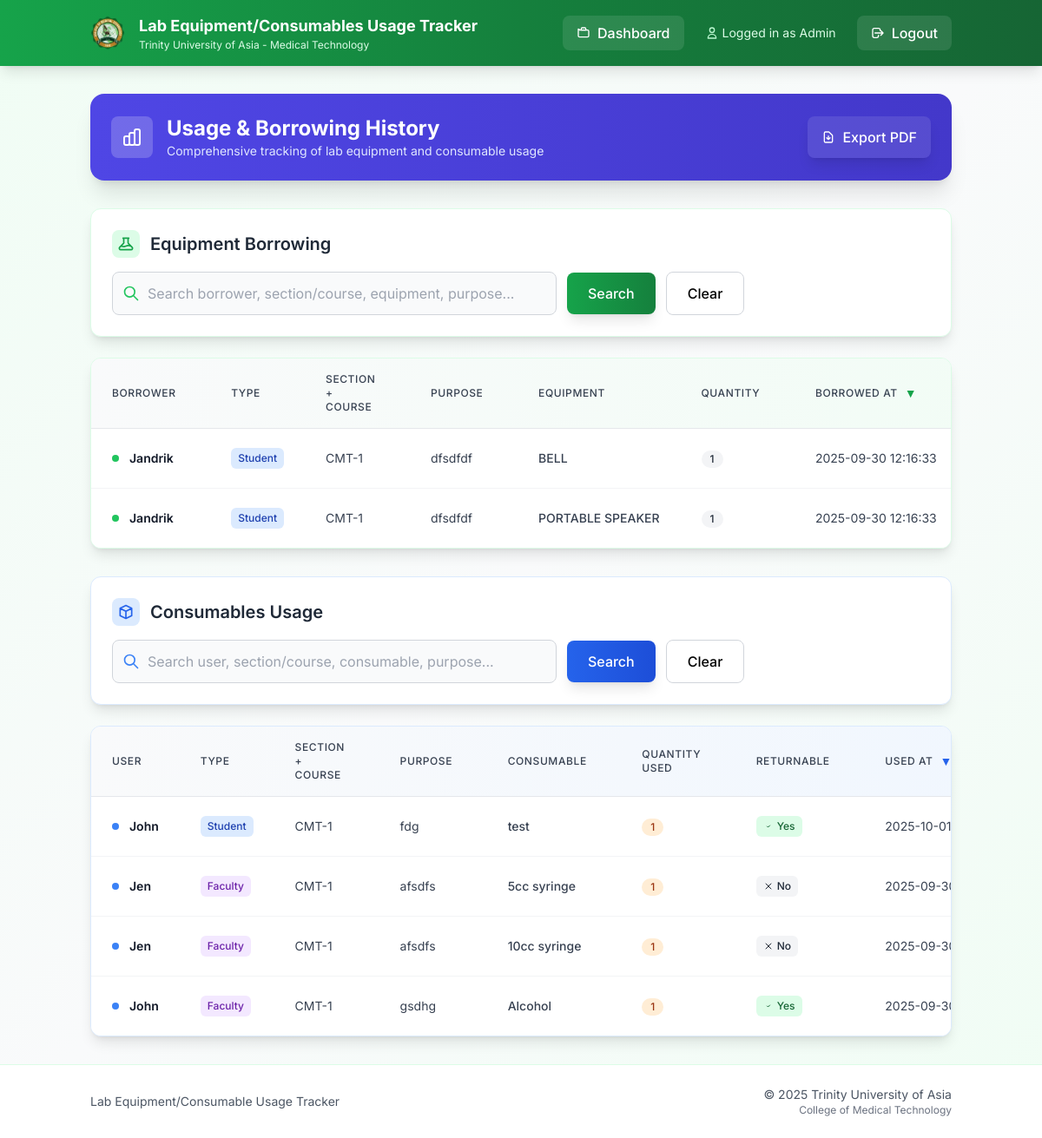
The app's page /history (signed in), older data.
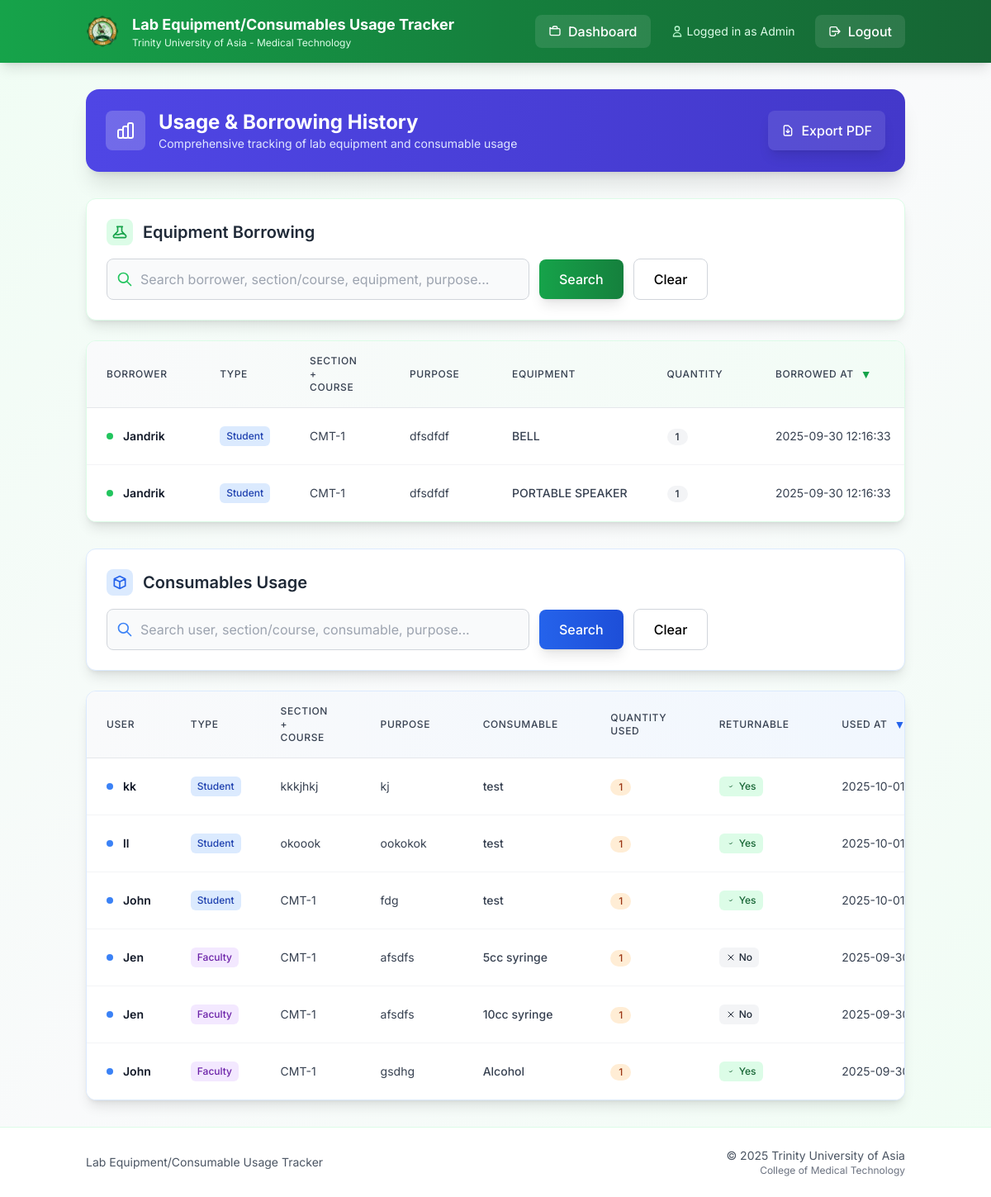
The same page, newer data.
### models.py (models this page shows)
class BorrowLog(db.Model):
    id = db.Column(db.Integer, primary_key=True)
    borrower_name = db.Column(db.String(100), nullable=False)
    borrower_type = db.Column(db.String(20), nullable=False)  # 'student' or 'faculty'
    section_course = db.Column(db.String(150), nullable=False)  # Combined section + course
    purpose = db.Column(db.Text, nullable=False)
    equipment_id = db.Column(db.Integer, db.ForeignKey('equipment.id'))
    quantity_borrowed = db.Column(db.Integer, default=1, nullable=False)
    borrowed_at = db.Column(db.DateTime, default=db.func.current_timestamp())
    returned_at = db.Column(db.DateTime, nullable=True)
    equipment = db.relationship('Equipment', backref='borrow_logs')

class Equipment(db.Model):
    id = db.Column(db.Integer, primary_key=True)
    description = db.Column(db.String(200), nullable=False)
    qty = db.Column(db.Integer)
    date_purchased = db.Column(db.String(20))
    serial_number = db.Column(db.String(100))
    brand_name = db.Column(db.String(100))
    model = db.Column(db.String(100))
    remarks = db.Column(db.String(100))
    location = db.Column(db.String(200))

class UsageLog(db.Model):
    id = db.Column(db.Integer, primary_key=True)
    user_name = db.Column(db.String(100), nullable=False)
    user_type = db.Column(db.String(20), nullable=False)  # 'student' or 'faculty'
    section_course = db.Column(db.String(150), nullable=False)  # Combined section + course
    purpose = db.Column(db.Text, nullable=False)
    consumable_id = db.Column(db.Integer, db.ForeignKey('consumable.id'))
    quantity_used = db.Column(db.Integer)
    used_at = db.Column(db.DateTime, default=db.func.current_timestamp())
    consumable = db.relationship('Consumable', backref='usage_logs')
    returned_at = db.Column(db.DateTime, nullable=True)

class Consumable(db.Model):
    id = db.Column(db.Integer, primary_key=True)
    balance_stock = db.Column(db.Integer)
    unit = db.Column(db.String(50))
    description = db.Column(db.String(200))
    expiration = db.Column(db.String(20))
    lot_number = db.Column(db.String(50))
    date_received = db.Column(db.String(20))
    items_out = db.Column(db.Integer)
    items_on_stock = db.Column(db.Integer)
    previous_month_stock = db.Column(db.Integer)
    units_consumed = db.Column(db.Integer)
    units_expired = db.Column(db.Integer)
    is_returnable = db.Column(db.Boolean, default=False, nullable=False)

### app.py (the view, shortened to what this page needs)
@app.route('/history')
def history():
    if session.get('role') not in ['admin', 'tech']:
        return redirect(url_for('dashboard'))
    b_q = request.args.get('b_q', '').strip()
    b_sort = request.args.get('b_sort', 'borrowed_at')
    b_dir = request.args.get('b_dir', 'desc').lower()
    b_dir = 'desc' if b_dir == 'desc' else 'asc'
    u_q = request.args.get('u_q', '').strip()
    u_sort = request.args.get('u_sort', 'used_at')
    u_dir = request.args.get('u_dir', 'desc').lower()
    u_dir = 'desc' if u_dir == 'desc' else 'asc'
    borrows_sortable = {'borrower_name', 'borrower_type', 'section_course', 'purpose', 'equipment', 'quantity_borrowed', 'borrowed_at', 'returned_at'}
    if b_sort not in borrows_sortable:
        b_sort = 'borrowed_at'
    b_query = BorrowLog.query.outerjoin(Equipment)
    if b_sort == 'equipment':
        b_sort_col = Equipment.description
    else:
        b_sort_col = getattr(BorrowLog, b_sort)
    b_query = b_query.order_by(b_sort_col.desc() if b_dir == 'desc' else b_sort_col.asc())
    borrows = b_query.all()
    usages_sortable = {'user_name', 'user_type', 'section_course', 'purpose', 'consumable', 'quantity_used', 'used_at'}
    if u_sort not in usages_sortable:
        u_sort = 'used_at'
    u_query = UsageLog.query.outerjoin(Consumable)
    if u_sort == 'consumable':
        u_sort_col = Consumable.description
    else:
        u_sort_col = getattr(UsageLog, u_sort)
    u_query = u_query.order_by(u_sort_col.desc() if u_dir == 'desc' else u_sort_col.asc())
    usages = u_query.all()
    return render_template(
        'history.html',
        borrows=borrows,
        usages=usages,
        b_q=b_q, b_sort=b_sort, b_dir=b_dir,
        u_q=u_q, u_sort=u_sort, u_dir=u_dir,
    )

### templates/history.html (shortened to what the changed rows need)
{% extends "base.html" %}
{% block content %}
<div class="bg-gradient-to-r from-indigo-600 to-indigo-700 rounded-2xl shadow-xl text-white p-6 mb-8 medical-shadow-lg">
  <div class="flex items-center justify-between flex-wrap gap-4">
    <div class="flex items-center space-x-4">
      <div>
        <h1 class="text-2xl font-bold">Usage & Borrowing History</h1>
      </div>
    </div>
  </div>
</div>
<div class="mb-8">
  <div class="bg-white rounded-xl shadow-lg border border-green-100 p-6 mb-6 medical-shadow">
    <div class="flex items-center justify-between mb-4">
      <div class="flex items-center space-x-3">
        <h2 class="text-xl font-semibold text-gray-800">Equipment Borrowing</h2>
      </div>
    </div>
  </div>
  <div class="bg-white rounded-xl shadow-lg border border-green-100 overflow-hidden medical-shadow">
    <div class="overflow-x-auto">
      <table class="min-w-full divide-y divide-gray-200">
        <thead class="bg-gradient-to-r from-gray-50 to-green-50">
          <tr>
            {% set _b_sort = b_sort|default('borrowed_at') %}
            {% set _b_dir = b_dir|default('desc') %}
            {% macro sort_link_b(label, field) -%}
              {%- set is_sorted = (_b_sort == field) -%}
              {%- set next_dir = 'desc' if is_sorted and _b_dir == 'asc' else 'asc' -%}
              <a
                href="{{ url_for('history', b_sort=field, b_dir=next_dir, b_q=b_q, u_sort=u_sort, u_dir=u_dir, u_q=u_q) }}"
                class="group inline-flex items-center gap-2 text-gray-700 hover:text-green-700 font-medium transition-colors"
              >
                <span>{{ label }}</span>
                {%- if is_sorted -%}
                  <span class="text-green-600 text-sm">{{ '▲' if _b_dir == 'asc' else '▼' }}</span>
                {%- else -%}
                  <span class="text-gray-400 group-hover:text-green-500 text-sm opacity-0 group-hover:opacity-100 transition-opacity">↕</span>
                {%- endif -%}
              </a>
            {%- endmacro %}
            <th class="px-6 py-4 text-left text-xs font-semibold text-gray-600 uppercase tracking-wider">
              {{ sort_link_b('Borrower', 'borrower_name') }}
            </th>
            <th class="px-6 py-4 text-left text-xs font-semibold text-gray-600 uppercase tracking-wider">
              {{ sort_link_b('Type', 'borrower_type') }}
            </th>
            <th class="px-6 py-4 text-left text-xs font-semibold text-gray-600 uppercase tracking-wider">
              {{ sort_link_b('Section + Course', 'section_course') }}
            </th>
            <th class="px-6 py-4 text-left text-xs font-semibold text-gray-600 uppercase tracking-wider">
              {{ sort_link_b('Purpose', 'purpose') }}
            </th>
            <th class="px-6 py-4 text-left text-xs font-semibold text-gray-600 uppercase tracking-wider">
              {{ sort_link_b('Equipment', 'equipment') }}
            </th>
            <th class="px-6 py-4 text-left text-xs font-semibold text-gray-600 uppercase tracking-wider">
              {{ sort_link_b('Quantity', 'quantity_borrowed') }}
            </th>
            <th class="px-6 py-4 text-left text-xs font-semibold text-gray-600 uppercase tracking-wider">
              {{ sort_link_b('Borrowed At', 'borrowed_at') }}
            </th>
          </tr>
        </thead>
        <tbody class="bg-white divide-y divide-gray-100">
          {% for log in borrows %}
          <tr class="hover:bg-green-50 transition-colors duration-150">
            <td class="px-6 py-4 whitespace-nowrap">
              <div class="flex items-center">
                <div class="h-2 w-2 bg-green-500 rounded-full mr-3"></div>
                <span class="text-sm font-semibold text-gray-900">{{ log.borrower_name }}</span>
              </div>
            </td>
            <td class="px-6 py-4 whitespace-nowrap text-sm text-gray-700">
              <span class="inline-flex items-center px-2 py-1 rounded-md text-xs font-medium {% if log.borrower_type == 'student' %}bg-blue-100 text-blue-800{% else %}bg-purple-100 text-purple-800{% endif %}">
                {{ log.borrower_type.title() }}
              </span>
            </td>
            <td class="px-6 py-4 whitespace-nowrap text-sm text-gray-700">{{ log.section_course }}</td>
            <td class="px-6 py-4 text-sm text-gray-700 max-w-xs truncate" title="{{ log.purpose }}">{{ log.purpose }}</td>
            <td class="px-6 py-4 whitespace-nowrap text-sm text-gray-700 font-medium">{{ log.equipment.description if log.equipment else '—' }}</td>
            <td class="px-6 py-4 whitespace-nowrap text-sm text-gray-700">
              <span class="inline-flex items-center px-2.5 py-0.5 rounded-full text-xs font-medium bg-gray-100 text-gray-800">
                {{ log.quantity_borrowed }}
              </span>
            </td>
            <td class="px-6 py-4 whitespace-nowrap text-sm text-gray-700">{{ log.borrowed_at }}</td>
          </tr>
          {% endfor %}
        </tbody>
      </table>
    </div>
  </div>
</div>
<div>
  <div class="bg-white rounded-xl shadow-lg border border-blue-100 p-6 mb-6 medical-shadow">
    <div class="flex items-center justify-between mb-4">
      <div class="flex items-center space-x-3">
        <h2 class="text-xl font-semibold text-gray-800">Consumables Usage</h2>
      </div>
    </div>
  </div>
  <div class="bg-white rounded-xl shadow-lg border border-blue-100 overflow-hidden medical-shadow">
    <div class="overflow-x-auto">
      <table class="min-w-full divide-y divide-gray-200">
        <thead class="bg-gradient-to-r from-gray-50 to-blue-50">
          <tr>
            {% set _u_sort = u_sort|default('used_at') %}
            {% set _u_dir = u_dir|default('desc') %}
            {% macro sort_link_u(label, field) -%}
              {%- set is_sorted = (_u_sort == field) -%}
              {%- set next_dir = 'desc' if is_sorted and _u_dir == 'asc' else 'asc' -%}
              <a
                href="{{ url_for('history', u_sort=field, u_dir=next_dir, u_q=u_q, b_sort=b_sort, b_dir=b_dir, b_q=b_q) }}"
                class="group inline-flex items-center gap-2 text-gray-700 hover:text-blue-700 font-medium transition-colors"
              >
                <span>{{ label }}</span>
                {%- if is_sorted -%}
                  <span class="text-blue-600 text-sm">{{ '▲' if _u_dir == 'asc' else '▼' }}</span>
                {%- else -%}
                  <span class="text-gray-400 group-hover:text-blue-500 text-sm opacity-0 group-hover:opacity-100 transition-opacity">↕</span>
                {%- endif -%}
              </a>
            {%- endmacro %}
            <th class="px-6 py-4 text-left text-xs font-semibold text-gray-600 uppercase tracking-wider">
              {{ sort_link_u('User', 'user_name') }}
            </th>
            <th class="px-6 py-4 text-left text-xs font-semibold text-gray-600 uppercase tracking-wider">
              {{ sort_link_u('Type', 'user_type') }}
            </th>
            <th class="px-6 py-4 text-left text-xs font-semibold text-gray-600 uppercase tracking-wider">
              {{ sort_link_u('Section + Course', 'section_course') }}
            </th>
            <th class="px-6 py-4 text-left text-xs font-semibold text-gray-600 uppercase tracking-wider">
              {{ sort_link_u('Purpose', 'purpose') }}
            </th>
            <th class="px-6 py-4 text-left text-xs font-semibold text-gray-600 uppercase tracking-wider">
              {{ sort_link_u('Consumable', 'consumable') }}
            </th>
            <th class="px-6 py-4 text-left text-xs font-semibold text-gray-600 uppercase tracking-wider">
              {{ sort_link_u('Quantity Used', 'quantity_used') }}
            </th>
            <th class="px-6 py-4 text-left text-xs font-semibold text-gray-600 uppercase tracking-wider">
              {{ sort_link_u('Returnable', 'returnable') }}
            </th>
            <th class="px-6 py-4 text-left text-xs font-semibold text-gray-600 uppercase tracking-wider">
              {{ sort_link_u('Used At', 'used_at') }}
            </th>
          </tr>
        </thead>
        <tbody class="bg-white divide-y divide-gray-100">
          {% for log in usages %}
          <tr class="hover:bg-blue-50 transition-colors duration-150">
            <td class="px-6 py-4 whitespace-nowrap">
              <div class="flex items-center">
                <div class="h-2 w-2 bg-blue-500 rounded-full mr-3"></div>
                <span class="text-sm font-semibold text-gray-900">{{ log.user_name }}</span>
              </div>
            </td>
            <td class="px-6 py-4 whitespace-nowrap text-sm text-gray-700">
              <span class="inline-flex items-center px-2 py-1 rounded-md text-xs font-medium {% if log.user_type == 'student' %}bg-blue-100 text-blue-800{% else %}bg-purple-100 text-purple-800{% endif %}">
                {{ log.user_type.title() }}
              </span>
            </td>
            <td class="px-6 py-4 whitespace-nowrap text-sm text-gray-700">{{ log.section_course }}</td>
            <td class="px-6 py-4 text-sm text-gray-700 max-w-xs truncate" title="{{ log.purpose }}">{{ log.purpose }}</td>
            <td class="px-6 py-4 whitespace-nowrap text-sm text-gray-700 font-medium">{{ log.consumable.description if log.consumable else '—' }}</td>
            <td class="px-6 py-4 whitespace-nowrap text-sm text-gray-700">
              <span class="inline-flex items-center px-2.5 py-0.5 rounded-full text-xs font-medium bg-orange-100 text-orange-800">
                {{ log.quantity_used }}
              </span>
            </td>
            <td class="px-6 py-4 whitespace-nowrap text-sm text-gray-700">
              {% if log.consumable and log.consumable.is_returnable %}
                <span class="inline-flex items-center px-2 py-1 rounded-md text-xs font-medium bg-green-100 text-green-800">
                  <svg class="h-3 w-3 mr-1" fill="none" stroke="currentColor" viewBox="0 0 24 24">
                    <path stroke-linecap="round" stroke-linejoin="round" stroke-width="2" d="M9 12l2 2 4-4"/>
                  </svg>
                  Yes
                </span>
              {% else %}
                <span class="inline-flex items-center px-2 py-1 rounded-md text-xs font-medium bg-gray-100 text-gray-800">
                  <svg class="h-3 w-3 mr-1" fill="none" stroke="currentColor" viewBox="0 0 24 24">
                    <path stroke-linecap="round" stroke-linejoin="round" stroke-width="2" d="M6 18L18 6M6 6l12 12"/>
                  </svg>
                  No
                </span>
              {% endif %}
            </td>
            <td class="px-6 py-4 whitespace-nowrap text-sm text-gray-700">{{ log.used_at }}</td>
          </tr>
          {% endfor %}
        </tbody>
      </table>
    </div>
  </div>
</div>
{% endblock %}

Row changes from the older to the newer data that the page shows:
added UsageLog: user_name "kk", user_type "Student", section_course "kkkjhkj", purpose "kj", consumable "test", quantity_used "1", shows "Yes", used_at "2025-10-01…"
added UsageLog: user_name "ll", user_type "Student", section_course "okoook", purpose "ookokok", consumable "test", quantity_used "1", shows "Yes", used_at "2025-10-01…"
